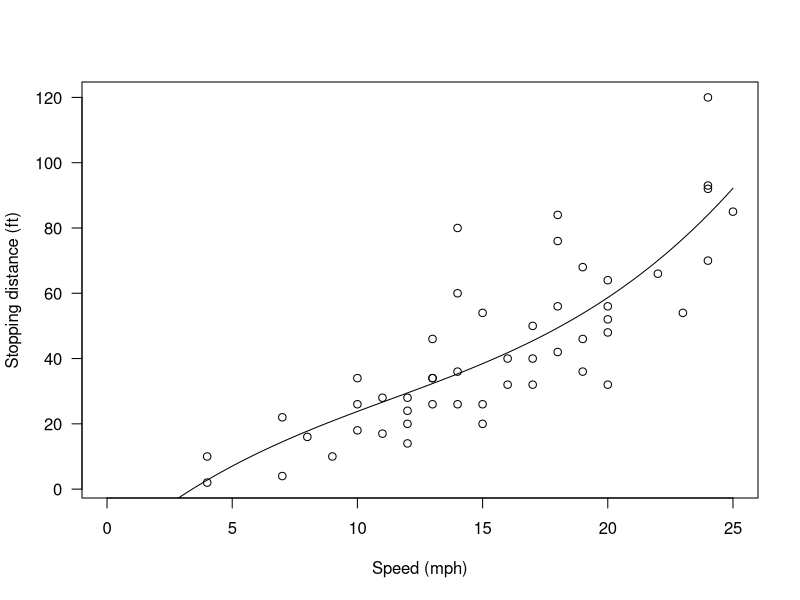

The R script that drew this image:
## ---- chunk 1
  library(datasets)
  SpeedOfCar<-43
  fm <- lm(dist ~ poly(speed, 3), data = cars)
  StopDist <- predict(fm, data.frame(speed = SpeedOfCar))
  StopDist
## ---- chunk 2
library(datasets)
plot(cars, xlab = "Speed (mph)", ylab = "Stopping distance (ft)",las = 1, xlim = c(0, 25))
  d <- seq(0, 25, length.out = 200)
  lines(d, predict(fm, data.frame(speed = d)))
